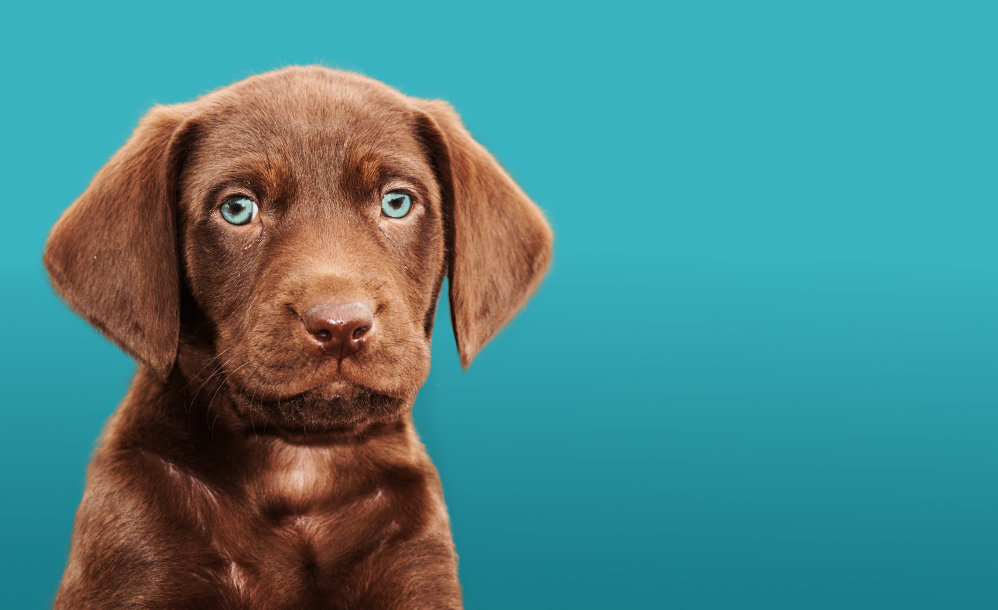
%> input picture reference1.jpg, 1995 x 1219 px (shown at 1/2 size)
$ octave ComputerVisionPA1.m   (GNU Octave 9; MATLAB toolbox functions it lacks are replaced by stand-ins)
%> lines starting %> are read from the running program, lines starting %| are printed output that depends on the picture
clear all; clc;

% first of all, the compilation process takes a bit time
% (for my computer,it takes 30seconds).

%I chose a picture of a dog and a cat
image1=im2gray(imread("reference1.jpg"));
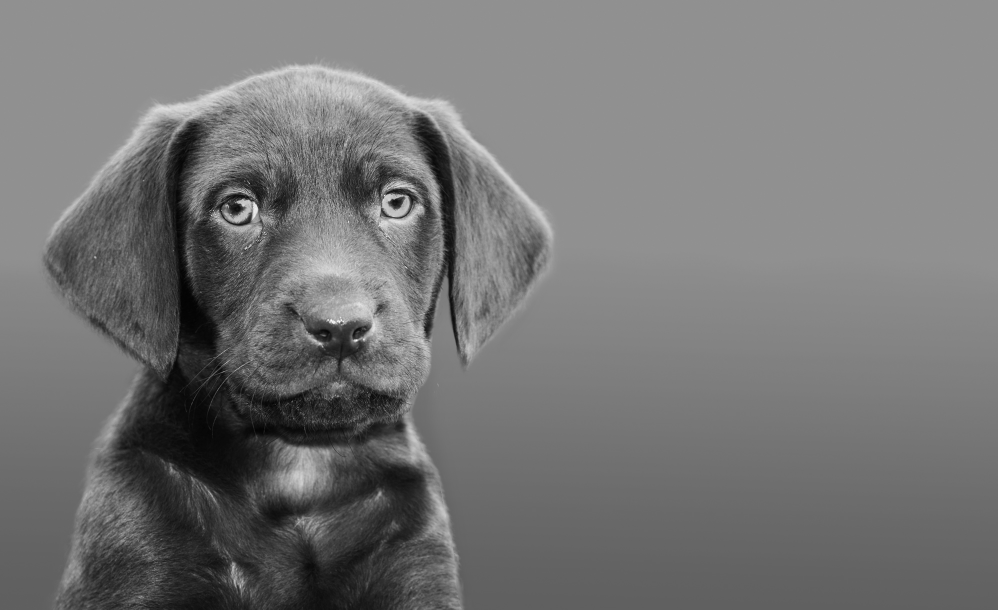
%> image1: size 1219x1995 uint8 (shown at 1/2 size); min 1, max 255, mean 117
image2=im2gray(imread("reference2.jpg"));
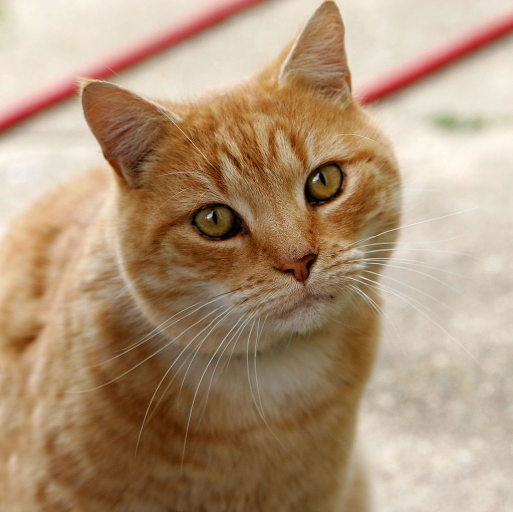
%> input picture reference2.jpg, 1025 x 1024 px (shown at 1/2 size)
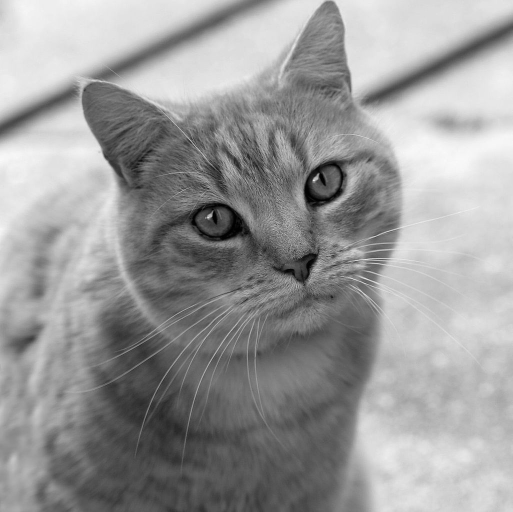
%> image2: size 1024x1025 uint8 (shown at 1/2 size); min 0, max 254, mean 153.7

%I saved them in a folder named Dataset
imwrite(image1,"Dataset\image1.jpg");
imwrite(image2,"Dataset\image2.jpg");

%I scaled my reference images with factor of 2 and 5
%I used imresize build in function to scale them
transformed1_S2=imresize(image1,2,"nearest");
%> (the run ends here)
